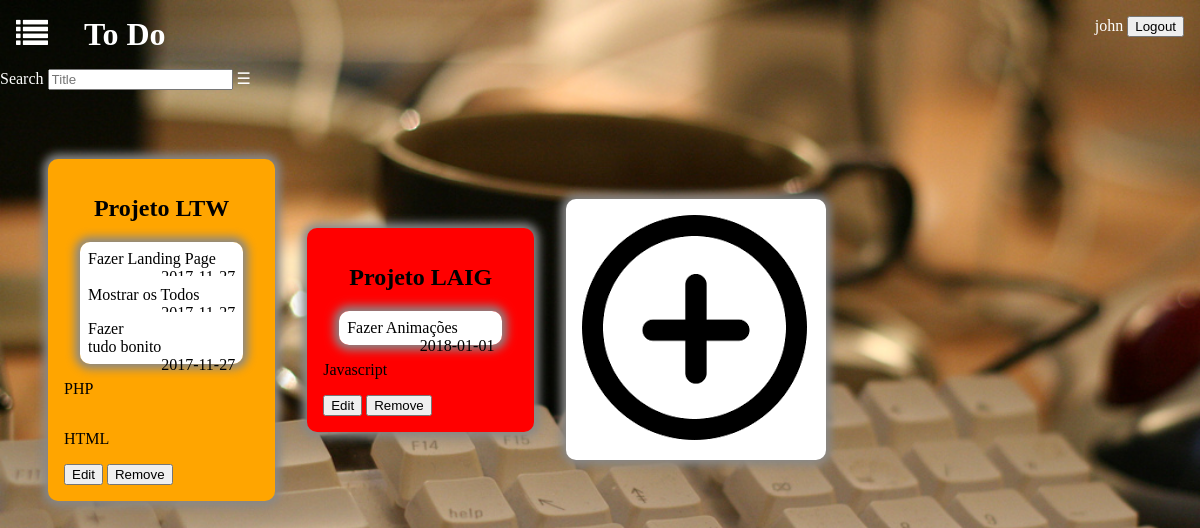
The page /home_page.php (signed in) on the database its author committed.
### tables this page shows
CREATE TABLE belongs (
	list_id INTEGER REFERENCES lists NOT NULL, 
	usr_id INTEGER REFERENCES users NOT NULL,
	PRIMARY KEY(list_id, usr_id)
);

CREATE TABLE lists (
	id INTEGER PRIMARY KEY AUTOINCREMENT,
	title VARCHAR NOT NULL,
	done INTEGER DEFAULT(-1),
	priority INTEGER DEFAULT(0)
);

CREATE TABLE hasItems(
	list_id INTEGER REFERENCES lists NOT NULL,
	todo_id INTEGER REFERENCES todos NOT NULL,
	PRIMARY KEY(list_id, todo_id)
);

CREATE TABLE todos (
	todo_id INTEGER PRIMARY KEY AUTOINCREMENT,
	name VARCHAR NOT NULL,
	limit_date DATE,
	done INTEGER DEFAULT(-1),
	list_id INTEGER REFERENCES lists NOT NULL
);

CREATE TABLE hasCategories (
	list_id INTEGER REFERENCES lists NOT NULL,
	cat_id INTEGER REFERENCES categories NOT NULL,
	PRIMARY KEY(list_id, cat_id)
);

CREATE TABLE categories (
	cat_id INTEGER PRIMARY KEY AUTOINCREMENT,
	cat_name VARCHAR NOT NULL
);

### home_page.php (called while the page is built)
<?php
	include_once('includes/init.php');
	include_once('database/list.php');
	$lists = getAllLists($_SESSION['username']);
	$categories = array();
	foreach ($lists as $list) {
		$categories[$list['id']] = getListCategories($list['id']);
	}
	$todos = array();
	foreach ($lists as $list) {
		$todos[$list['id']] = getListTodos($list['id']);
	}
	include_once('templates/common/header.php');
	include_once('templates/todos/show_lists.php');
	include_once('templates/common/footer.php');
?>

### database/list.php (called while the page is built, shortened)
<?php
	function getAllLists($username){
		global $dbh;
		$stmt = $dbh->prepare("SELECT * FROM lists, users, belongs
								WHERE lists.id = belongs.list_id AND belongs.usr_id = users.usr_id AND usr_username = ?;");
		$stmt->execute(array($username));
		return $stmt->fetchAll();
	}
	function getListCategories($list_id){
		global $dbh;
		$stmt = $dbh->prepare("SELECT * FROM lists, hasCategories, categories
								WHERE hasCategories.list_id = lists.id AND hasCategories.cat_id = categories.cat_id AND lists.id = ?");
		$stmt->execute(array($list_id));
		return $stmt->fetchAll();
	}
	function getListTodos($list_id){
		global $dbh;
		$stmt = $dbh->prepare("SELECT * FROM todos, hasItems, lists
								WHERE lists.id = hasItems.list_id AND hasItems.todo_id = todos.todo_id AND lists.id = ?");
		$stmt->execute(array($list_id));
		return $stmt->fetchAll();
	}
?>

### templates/todos/show_lists.php (the view, shortened to what this page needs)
<div id="search">
	<label>Search
		<input type="search" placeholder="Title" name="search_title">
	</label>
	<label class="hamburger" for="hamburger"></label>
</div>
<section id="lists">
	<?php foreach ($lists as $list) { ?>
	<?php
	if($list['priority'] == 1)
		$priority = 'p1';
	else if($list['priority'] == 2)
		$priority = 'p2';
	else if($list['priority'] == 3)
		$priority = 'p3';
	?>
	<a href="list_page.php?list_id=<?= $list['list_id']?>">
		<div id=<?= $list['id']?> class="list <?= $priority?>">
			<h2><?= $list['title']?></h2>
			<div class="todos">
				<?php foreach ($todos[$list['id']] as $todo) { ?>
				<div class="todo">
					<p><?= $todo['name']?></p>
					<span><?= $todo['limit_date']?></span>
				</div>
				<?php } ?>
			</div>
			<div class="categories">
				<?php foreach ($categories[$list['id']] as $cat) { ?>
				<div class="category">
					<p><?= $cat['cat_name']?></p>
				</div>
				<?php } ?>
			</div>
			<button name="Edit">Edit</button>
			<button name="Remove">Remove</button>
		</div>
	</a>
		<?php } ?>
		<div id="ultimo">
			<img src="images/addIcon.png">
		</div>
</section>

### templates/common/header.php (shortened to what this page needs)
<!DOCTYPE html>
<html>
<head>
	<link rel="stylesheet" type="text/css" href="https://maxcdn.bootstrapcdn.com/font-awesome/4.7.0/css/font-awesome.min.css">
	<link rel="stylesheet" type="text/css" href="css/todos.css">
</head>
<body>
	<header>
		<a href="home_page.php"><i class="fa fa-list fa-2x" aria-hidden="true"></i></a>
		<h1>To Do</h1>
		<?php include_once('templates/common/user.php'); ?>
	</header>

### templates/common/user.php (shortened to what this page needs)
<div id="user">
  <?php if (isset($_SESSION['username']) && $_SESSION['username'] != '') { ?>
    <form action="logout.php" method="post">
      <a href="profile_page.php"><?=$_SESSION['username']?></a>
      <input type="submit" value="Logout">
    </form>
  <?php } ?>
</div>

### templates/common/footer.php
	</body>
</html>

### css/todos.css (style rules this page uses)
body { background-image: url("../images/intro.png"); background-size: cover; margin: 0; }
header { color: white; padding: 1em; }
h1 { display: inline; color: white; padding: 1em; }
a { text-decoration: none; color: white; }
#user { float: right; }
#lists a { text-decoration: none; color: black; }
#lists { margin: 2em; display: flex; flex-wrap: wrap; justify-content: flex-start; align-items: center; }
#lists > * { display: inline-block; margin: 1em 1em; width: 20%; }
.list { background-color: white; padding: 1em; border-radius: 10px; box-shadow: 0px 0px 10px 5px #888888; }
#ultimo { background-color: white; padding: 1em; border-radius: 10px; box-shadow: 0px 0px 10px 5px #888888; }
.list h2 { text-align: center; border-radius: 10px; }
.todos { display: block; margin: 0 1em; border-radius: 10px; box-shadow: 0px 0px 10px 5px #888888; }
.todo { background-color: white; position: relative; padding: 0.5em; }
.todo:first-child { border-top-right-radius: 10px; border-top-left-radius: 10px; }
.todo:last-child { border-bottom-right-radius: 10px; border-bottom-left-radius: 10px; }
.todo p { display: inline; }
span { margin-left: 2em; float: right; }
.category { display: inline-block; }
.p1 { background-color: red; }
.p2 { background-color: orange; }
#search { color: white; }
#search .hamburger:before { content: "\2630"; }

### rows shown on the page
belongs: list.title "Projeto LTW"
hasitems: todo.name "Fazer Landing Page"
hasitems: todo.name "Mostrar os Todos"
hasitems: todo.name "Fazer tudo bonito", todo.limit_date "2017-11-27"
hascategories: cat.cat_name "PHP"
hascategories: cat.cat_name "HTML"
belongs: list.title "Projeto LAIG"
hasitems: todo.name "Fazer Animações", todo.limit_date "2018-01-01"
hascategories: cat.cat_name "Javascript"

### other values the page prints
$_SESSION['username'] "john"
